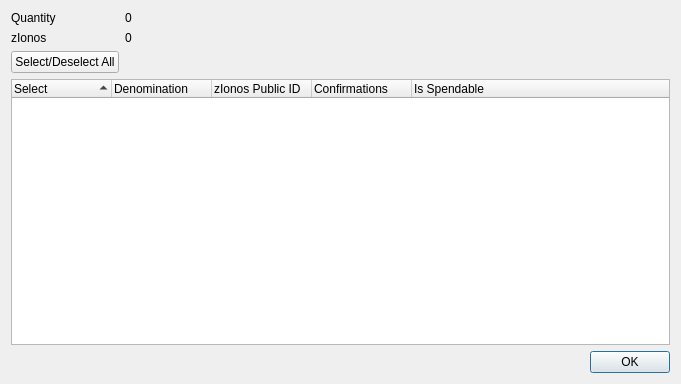
<?xml version="1.0" encoding="UTF-8"?>
<ui version="4.0">
 <class>ZIonosControlDialog</class>
 <widget class="QDialog" name="ZIonosControlDialog">
  <property name="geometry">
   <rect>
    <x>0</x>
    <y>0</y>
    <width>681</width>
    <height>384</height>
   </rect>
  </property>
  <property name="minimumSize">
   <size>
    <width>681</width>
    <height>384</height>
   </size>
  </property>
  <property name="windowTitle">
   <string>Select zIonos to Spend</string>
  </property>
  <layout class="QGridLayout" name="gridLayout">
   <item row="0" column="0">
    <layout class="QFormLayout" name="formLayout">
     <property name="sizeConstraint">
      <enum>QLayout::SetDefaultConstraint</enum>
     </property>
     <item row="0" column="0">
      <widget class="QLabel" name="labelQuantity">
       <property name="text">
        <string>Quantity</string>
       </property>
      </widget>
     </item>
     <item row="0" column="1">
      <widget class="QLabel" name="labelQuantity_int">
       <property name="text">
        <string>0</string>
       </property>
      </widget>
     </item>
     <item row="1" column="0">
      <widget class="QLabel" name="labelZIonos">
       <property name="text">
        <string>zIonos</string>
       </property>
      </widget>
     </item>
     <item row="1" column="1">
      <widget class="QLabel" name="labelZIonos_int">
       <property name="text">
        <string>0</string>
       </property>
      </widget>
     </item>
     <item row="2" column="0">
      <widget class="QPushButton" name="pushButtonAll">
       <property name="text">
        <string>Select/Deselect All</string>
       </property>
      </widget>
     </item>
    </layout>
   </item>
   <item row="1" column="0">
    <layout class="QVBoxLayout" name="verticalLayout">
     <item>
      <widget class="QTreeWidget" name="treeWidget">
       <property name="minimumSize">
        <size>
         <width>0</width>
         <height>250</height>
        </size>
       </property>
       <property name="alternatingRowColors">
        <bool>true</bool>
       </property>
       <property name="sortingEnabled">
        <bool>true</bool>
       </property>
       <property name="columnCount">
        <number>5</number>
       </property>
       <attribute name="headerDefaultSectionSize">
        <number>100</number>
       </attribute>
       <column>
        <property name="text">
         <string notr="true">Select</string>
        </property>
       </column>
       <column>
        <property name="text">
         <string notr="true">Denomination</string>
        </property>
       </column>
       <column>
        <property name="text">
         <string notr="true">zIonos Public ID</string>
        </property>
       </column>
       <column>
        <property name="text">
         <string notr="true">Confirmations</string>
        </property>
       </column>
       <column>
        <property name="text">
         <string>Is Spendable</string>
        </property>
       </column>
      </widget>
     </item>
     <item>
      <widget class="QDialogButtonBox" name="buttonBox">
       <property name="orientation">
        <enum>Qt::Horizontal</enum>
       </property>
       <property name="standardButtons">
        <set>QDialogButtonBox::Ok</set>
       </property>
      </widget>
     </item>
    </layout>
   </item>
  </layout>
 </widget>
 <resources/>
 <connections>
  <connection>
   <sender>buttonBox</sender>
   <signal>accepted()</signal>
   <receiver>ZIonosControlDialog</receiver>
   <slot>accept()</slot>
   <hints>
    <hint type="sourcelabel">
     <x>248</x>
     <y>254</y>
    </hint>
    <hint type="destinationlabel">
     <x>157</x>
     <y>274</y>
    </hint>
   </hints>
  </connection>
  <connection>
   <sender>buttonBox</sender>
   <signal>rejected()</signal>
   <receiver>ZIonosControlDialog</receiver>
   <slot>reject()</slot>
   <hints>
    <hint type="sourcelabel">
     <x>316</x>
     <y>260</y>
    </hint>
    <hint type="destinationlabel">
     <x>286</x>
     <y>274</y>
    </hint>
   </hints>
  </connection>
 </connections>
</ui>
